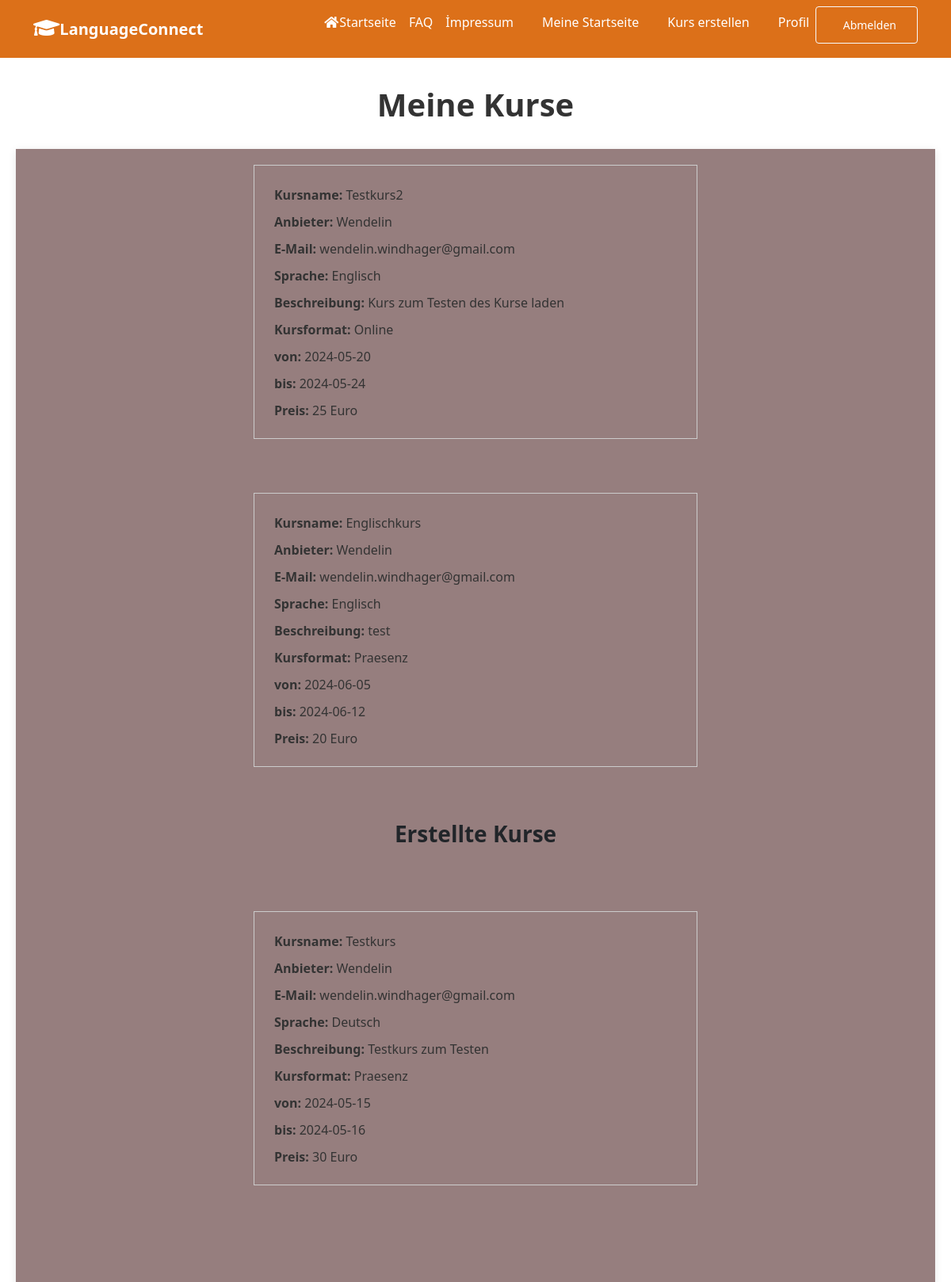
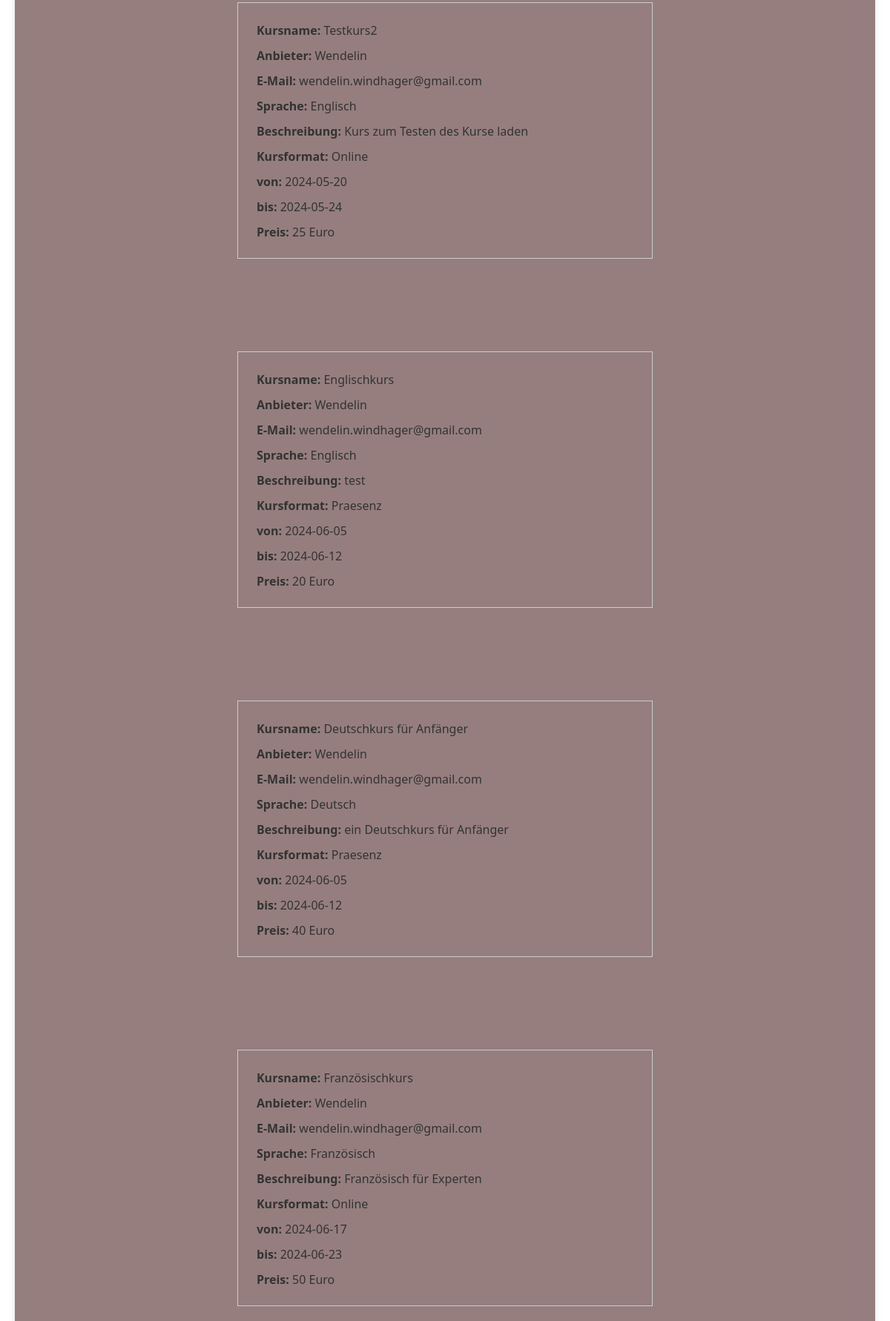
/frontend/meine-kurse.php (signed in, upper part), run on the app's committed database (2 pictures, top to bottom).
### tables this page shows
CREATE TABLE `kurse` (
                         `Kursname` text NOT NULL,
                         `Anbieter_Email` text NOT NULL,
                         `Anbieter` text NOT NULL,
                         `Sprache` text NOT NULL,
                         `Beschreibung` text NOT NULL,
                         `Kursformat` enum('Online','Praesenz') NOT NULL,
                         `Zielgruppe` enum('Anfaenger','Fortgeschritten','Experte') NOT NULL,
                         `Kursdauer_Anfang` date NOT NULL,
                         `Kursdauer_Ende` date NOT NULL,
                         `Preis` int(11) NOT NULL,
                         `Gebucht` tinyint(1) NOT NULL,
                         `Gebucht_von` text NOT NULL,
                         `KursID` int(11) NOT NULL
);

### frontend/meine-kurse.php (the view, shortened to what this page needs)
<!DOCTYPE html>
<html lang="de">
<head>
    <link href="https://cdn.jsdelivr.net/npm/bootstrap@5.3.3/dist/css/bootstrap.min.css" rel="stylesheet">
    <link rel="stylesheet" href="https://cdnjs.cloudflare.com/ajax/libs/font-awesome/5.15.4/css/all.min.css">
    <link rel="stylesheet" href="../css/style.css">
</head>
<body>
<header>
    <?php include './navbar.php'; ?>
</header>
<main>
    <br><br><h1 class="welcome-heading"><b>Meine Kurse</b></h1><br>
    <div class="profile-container">
        <?php
        $db = getDBConnection();
        $currentuser = $_SESSION['username'];
        $query = "SELECT Kursname, Anbieter, Anbieter_Email, Sprache, Beschreibung, Kursformat, Kursdauer_Anfang, Kursdauer_Ende, Preis, KursID
                  FROM kurse
                  WHERE Gebucht_von = '$currentuser'";
        $query_tutor = "SELECT Kursname, Anbieter, Anbieter_Email, Sprache, Beschreibung, Kursformat, Kursdauer_Anfang, Kursdauer_Ende, Preis, KursID
                        FROM kurse
                        WHERE Anbieter = '$currentuser'";
        $result = mysqli_query($db, $query);
        $result_tutor = mysqli_query($db, $query_tutor);
            if (mysqli_num_rows($result) > 0) {
                while ($row = mysqli_fetch_assoc($result)) {
                    echo '<div class="profile-info">';
                    echo '<p><strong>Kursname:</strong> ' . $row["Kursname"] . '</p>';
                    echo '<p><strong>Anbieter:</strong> ' . $row["Anbieter"] . '</p>';
                    echo '<p><strong>E-Mail:</strong> ' . $row["Anbieter_Email"] . '</p>';
                    echo '<p><strong>Sprache:</strong> ' . $row["Sprache"] . '</p>';
                    echo '<p><strong>Beschreibung:</strong> ' . $row["Beschreibung"] . '</p>';
                    echo '<p><strong>Kursformat:</strong> ' . $row["Kursformat"] . '</p>';
                    echo '<p><strong>von:</strong> ' . $row["Kursdauer_Anfang"] . '</p>';
                    echo '<p><strong>bis:</strong> ' . $row["Kursdauer_Ende"] . '</p>';
                    echo '<p><strong>Preis:</strong> ' . $row["Preis"] . ' Euro</p>';
                    echo '</div>';
                    echo '<br><br>';
                }
            } else {
                if(!isset($_SESSION['isTutor'])){
                echo "Keine gebuchten Kurse gefunden.<br><br>";}
            }
        if(isset($_SESSION['isTutor'])) {
            echo "<h3><b>Erstellte Kurse</b></h3><br>";
            echo"<br>";
            if (mysqli_num_rows($result_tutor) > 0) {
                while ($row = mysqli_fetch_assoc($result_tutor)) {
                    echo '<br><div class="profile-info">';
                    echo '<p><strong>Kursname:</strong> ' . $row["Kursname"] . '</p>';
                    echo '<p><strong>Anbieter:</strong> ' . $row["Anbieter"] . '</p>';
                    echo '<p><strong>E-Mail:</strong> ' . $row["Anbieter_Email"] . '</p>';
                    echo '<p><strong>Sprache:</strong> ' . $row["Sprache"] . '</p>';
                    echo '<p><strong>Beschreibung:</strong> ' . $row["Beschreibung"] . '</p>';
                    echo '<p><strong>Kursformat:</strong> ' . $row["Kursformat"] . '</p>';
                    echo '<p><strong>von:</strong> ' . $row["Kursdauer_Anfang"] . '</p>';
                    echo '<p><strong>bis:</strong> ' . $row["Kursdauer_Ende"] . '</p>';
                    echo '<p><strong>Preis:</strong> ' . $row["Preis"] . ' Euro</p>';
                    echo '</div>';
                    echo '<br><br>';
                }
            } else {
                echo "Keine erstellten Kurse gefunden.<br><br>";
                echo '<hr>';
            }
        }
        ?>
    </div>
</main>
</body>
</html>

### css/style.css (style rules this page uses)
h1, h2 { color: #333; }
main { padding: 20px 20px 60px; margin-top:40px; align-content:center; text-align:center; flex:1; }
.profile-container { width: 100%; padding: 20px; background: #967e7e; box-shadow: 0 2px 10px rgba(0, 0, 0, 0.1); display: flex; flex-direction: column; align-items: center; max-width: 1200px; margin: 0 auto; }
.profile-info p { font-size: 16px; color: #333; margin: 10px 0; padding: 0 10px; text-align: left; }
.profile-info p { margin-bottom: 0.5rem; }
.profile-container { display: flex; flex-direction: column; align-items: center; }

### frontend/meine-kurse.php (style rules this page uses)
.profile-info { border: 1px solid #ccc; padding: 15px; margin-bottom: 20px; width: 50%; }

### data on the page
kurse: Kursname "Testkurs2", Anbieter "Wendelin", Anbieter_Email "wendelin.windhager@gmail.com", Sprache "Englisch", Beschreibung "Kurs zum Testen des Kurse laden", Kursformat "Online", Kursdauer_Anfang "2024-05-20", Kursdauer_Ende "2024-05-24", Preis "25"
kurse: Kursname "Englischkurs", Anbieter "Wendelin", Anbieter_Email "wendelin.windhager@gmail.com", Sprache "Englisch", Beschreibung "test", Kursformat "Praesenz", Kursdauer_Anfang "2024-06-05", Kursdauer_Ende "2024-06-12", Preis "20"
kurse: Kursname "Testkurs", Anbieter "Wendelin", Anbieter_Email "wendelin.windhager@gmail.com", Sprache "Deutsch", Beschreibung "Testkurs zum Testen", Kursformat "Praesenz", Kursdauer_Anfang "2024-05-15", Kursdauer_Ende "2024-05-16", Preis "30"
kurse: Kursname "Deutschkurs für Anfänger", Anbieter "Wendelin", Anbieter_Email "wendelin.windhager@gmail.com", Sprache "Deutsch", Beschreibung "ein Deutschkurs für Anfänger", Kursformat "Praesenz", Kursdauer_Anfang "2024-06-05", Kursdauer_Ende "2024-06-12", Preis "40"
kurse: Kursname "Französischkurs", Anbieter "Wendelin", Anbieter_Email "wendelin.windhager@gmail.com", Sprache "Französisch", Beschreibung "Französisch für Experten", Kursformat "Online", Kursdauer_Anfang "2024-06-17", Kursdauer_Ende "2024-06-23", Preis "50"
